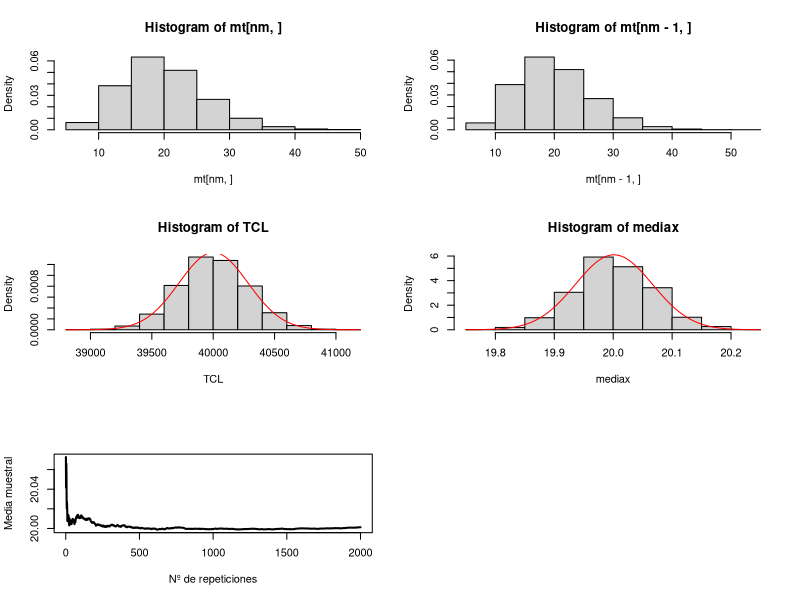

Recreate this plot in R.
# TEOREMA CENTRAL DEL LIMITE
#definimos el tamaño de la muestra
n=10000

#definimos el número de veces que repetimos el muestreo
nm=2000


# preparamos una matriz para guardar las muestras que vayamos generando con tantas columnas como tamaño de la muestra y filas por el número de muestras que hayamos definido
# y además generamos un vector para almacenar la suma de las muestras independientes que hayamos definido (nf) que sería el concepto del TCL
mt=matrix(1:nm*n, nm,  n)
TCL=vector()
mediax=vector()

#Vamos a definir una función que nos va a generar muestras aleatorias en función de las distribuciones que elijamos
#  "unif" función uniforme entre 10 y 20
#  "binom" función binomial con con p=0,3
#  "chisq" función chicuadrado con 10 grados de libertad
#  "exp" función exponencial con lambda=20





#dist="unif" 
#dist="binom" 
dist="chisq" 
#dist="exp" 


genera=function(dist,n){
  if (dist=="unif"){
    return(runif(n,10,20))    
  } else if (dist=="binom"){
    return(rbinom(n,n,0.3))
  } else if (dist=="chisq"){
    return(rchisq(n,20,ncp=0))  
  } else {
    return(rexp(n,20))
  } 
}


# Generamos nm muestras aleatorias y las guardamos en la tabla que definimos antes
# y además almacenamos el valor de la suma de funciones en TCL

for (i in 1:nm){
  x=genera(dist,n)
  mt[i,]=x
  mediax[i]=mean(x)
}
TCL=colSums(mt) 

mediademediax=mean(mediax)
mediademediax

# representamos dos histogramas de las muestras generadas y el del la suma de muestras (TCL) 
par(mfrow=c(3, 2))

hist(mt[nm,],probability=TRUE)
hist(mt[nm-1,],probability=TRUE)
hist(TCL,probability=TRUE)
curve(dnorm(x, mean(TCL), sd(TCL), log = FALSE),col='red', add = TRUE)
hist(mediax,probability=TRUE)
curve(dnorm(x, mean(mediax), sd(mediax), log = FALSE),col='red', add = TRUE)


plot(1:length(mediax), cumsum(mediax)/(1:length(mediax)),lwd=2, type="l", ylab="Media muestral", xlab="Nº de repeticiones")

